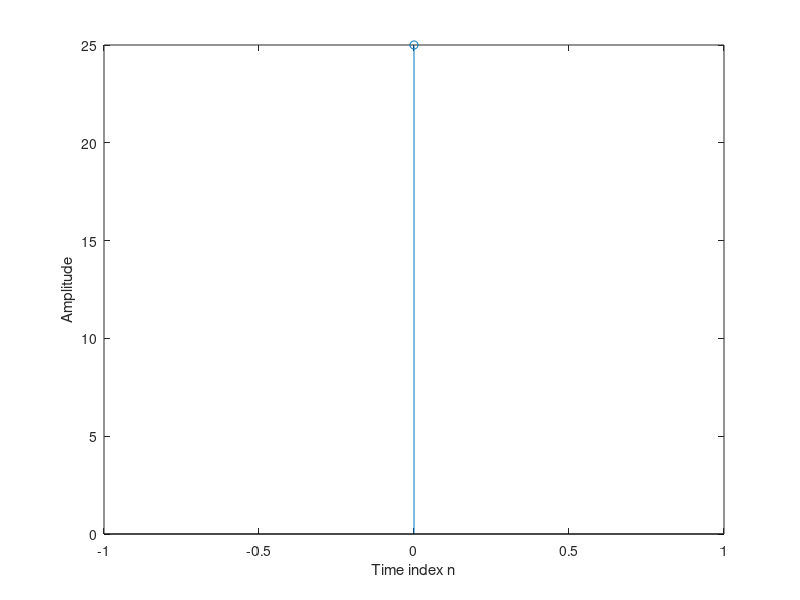

Here is the MATLAB script that generated this plot:
% To convolve two sequences
seq1 = input('Type in the first sequence = ');
seq2 = input('Type in the second sequence = ');
convSeq = conv(seq1, seq2);
M = length(convSeq)-1;
n = 0:1:M;
disp('output sequence =');disp(convSeq)
stem(n,convSeq)
xlabel('Time index n'); ylabel('Amplitude');
